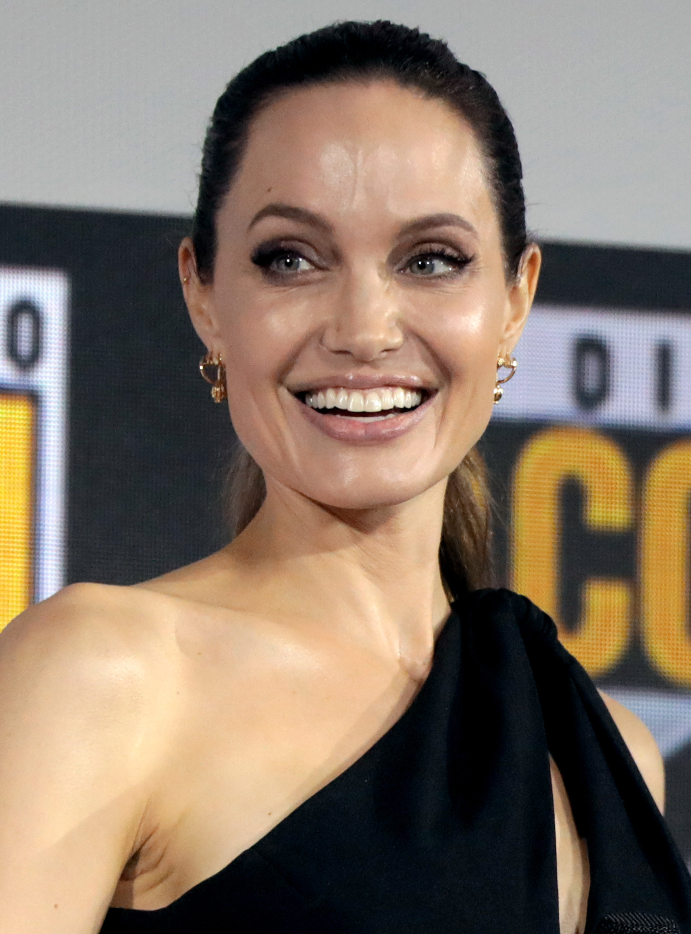
#> input picture img1.jpg, 1382 x 1868 px, found by its file name (shown at 1/2 size); the run also reads 2 pictures not shown here
$ python test_simple_compare.py
#> lines starting #> are read from the running program, lines starting #| are printed output that depends on the picture
#!/usr/bin/env python3
import os
import sys
import cv2
import numpy as np

def detect_face(image_path):
    """Detect a face in the image and return the face region"""
#> called with image_path = 'img1.jpg'
    if not os.path.exists(image_path):
        print(f"❌ Image not found: {image_path}")
        return None

    # Load the image
    img = cv2.imread(image_path)
#> img is the input picture: shape (1868, 1382, 3); mean B, G, R 102.7, 117.5, 133.8
    if img is None:
        print(f"❌ Failed to load image: {image_path}")
        return None

    # Basic OpenCV face detection
    face_cascade = cv2.CascadeClassifier(cv2.data.haarcascades + 'haarcascade_frontalface_default.xml')
    gray = cv2.cvtColor(img, cv2.COLOR_BGR2GRAY)
    faces = face_cascade.detectMultiScale(gray, 1.1, 4)
#> faces = [[345, 211, 769, 769]]

    if len(faces) == 0:
        print(f"❌ No faces detected in {image_path}")
        return None

    # Get the largest face
    max_area = 0
    max_face = None
    for (x, y, w, h) in faces:
        if w*h > max_area:
            max_area = w*h
            max_face = (x, y, w, h)
#> this loop made 1 pass
#> (x, y, w, h, max_area) on pass 1: (345, 211, 769, 769, 591361)
#> after the loop, max_area = 591361

    # Extract face region
    x, y, w, h = max_face
#> x = 345; y = 211; w = 769; h = 769
    face_img = img[y:y+h, x:x+w]

    # Return the detected face
    return face_img

def compare_faces(img1_path, img2_path):
    """Compare two face images using simple histogram comparison"""
    # Detect faces
    face1 = detect_face(img1_path)
    face2 = detect_face(img2_path)
#> call 2 of detect_face, with image_path = 'img2.jpg'
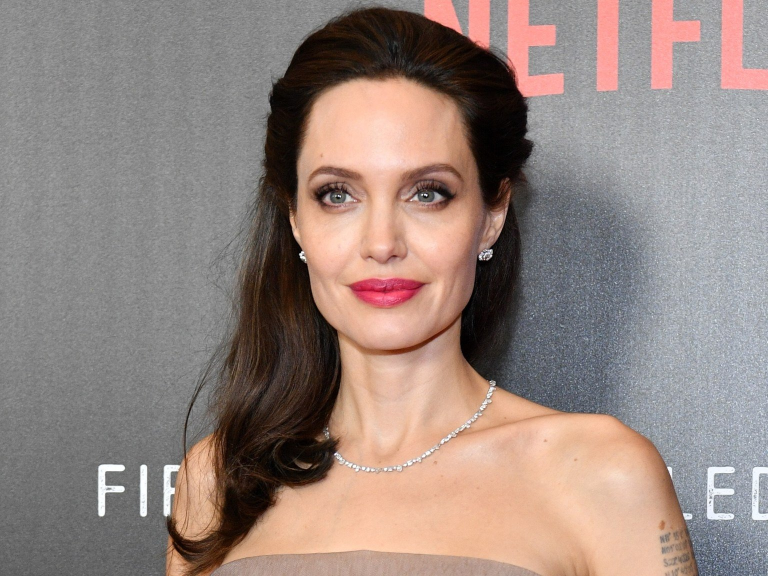
#> input picture img2.jpg, 1536 x 1152 px, found by its file name (shown at 1/2 size)
#> in detect_face, img is the input picture: shape (1152, 1536, 3); mean B, G, R 127.1, 133.4, 149.7
#> in detect_face (call 2), `faces = face_cascade.detectMultiScale(gray, 1.1, 4)`: faces = [[516, 192, 512, 512]]
#> the loop in detect_face (call 2), `for (x, y, w, h) in faces:` made 1 pass
#> (x, y, w, h, max_area) on pass 1: (516, 192, 512, 512, 262144)
#> after the loop in detect_face (call 2), `for (x, y, w, h) in faces:`: max_area = 262144
#> in detect_face (call 2), `x, y, w, h = max_face`: x = 516; y = 192; w = 512

    if face1 is None or face2 is None:
        print("❌ Face detection failed for one or both images")
        return False, 0

    # Resize faces to same size for comparison
    face1 = cv2.resize(face1, (128, 128))
    face2 = cv2.resize(face2, (128, 128))

    # Convert to grayscale
    face1_gray = cv2.cvtColor(face1, cv2.COLOR_BGR2GRAY)
    face2_gray = cv2.cvtColor(face2, cv2.COLOR_BGR2GRAY)
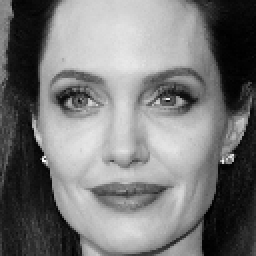
#> face2_gray: shape (128, 128) (shown 2 times larger); min 0, max 251, mean 119.8

    # Calculate histograms
    hist1 = cv2.calcHist([face1_gray], [0], None, [256], [0, 256])
#> hist1 = 256 values, max 226 at index 181, min 0 at index 249, mean 64
    hist2 = cv2.calcHist([face2_gray], [0], None, [256], [0, 256])
#> hist2 = 256 values, max 177 at index 15, min 0 at index 234, mean 64

    # Normalize histograms
    cv2.normalize(hist1, hist1, 0, 1, cv2.NORM_MINMAX)
    cv2.normalize(hist2, hist2, 0, 1, cv2.NORM_MINMAX)

    # Compare histograms
    similarity = cv2.compareHist(hist1, hist2, cv2.HISTCMP_CORREL)
#> similarity = 0.287

    # Determine if same person based on similarity threshold
    threshold = 0.7  # Can be adjusted
    is_same_person = similarity >= threshold
#> is_same_person = False

    # Scale similarity to percentage
    confidence = similarity * 100
#> confidence = 28.69

    return is_same_person, confidence

def test_simple_compare():
    """Test face comparison with a simple method"""
    print("\n=== Simple Face Comparison Test ===")

    # Test 1: Same person (should be similar)
    if os.path.exists("img1.jpg") and os.path.exists("img2.jpg"):
        print("\nTest 1: Comparing same person (img1.jpg vs img2.jpg)")
        is_same, confidence = compare_faces("img1.jpg", "img2.jpg")
#> is_same = False; confidence = 28.69
        print(f"Same person: {'✅ Yes' if is_same else '❌ No'}")
#| Same person: ❌ No
        print(f"Confidence: {confidence:.2f}%")
#| Confidence: 28.69%
    else:
        print("\n❌ Test images not found for Test 1")

    # Test 2: Different people (should be different)
    if os.path.exists("img1.jpg") and os.path.exists("img3.jpg"):
        print("\nTest 2: Comparing different people (img1.jpg vs img3.jpg)")
        is_same, confidence = compare_faces("img1.jpg", "img3.jpg")
#> call 2 of compare_faces, with img1_path = 'img1.jpg', img2_path = 'img3.jpg'
#> call 4 of detect_face, with image_path = 'img3.jpg'
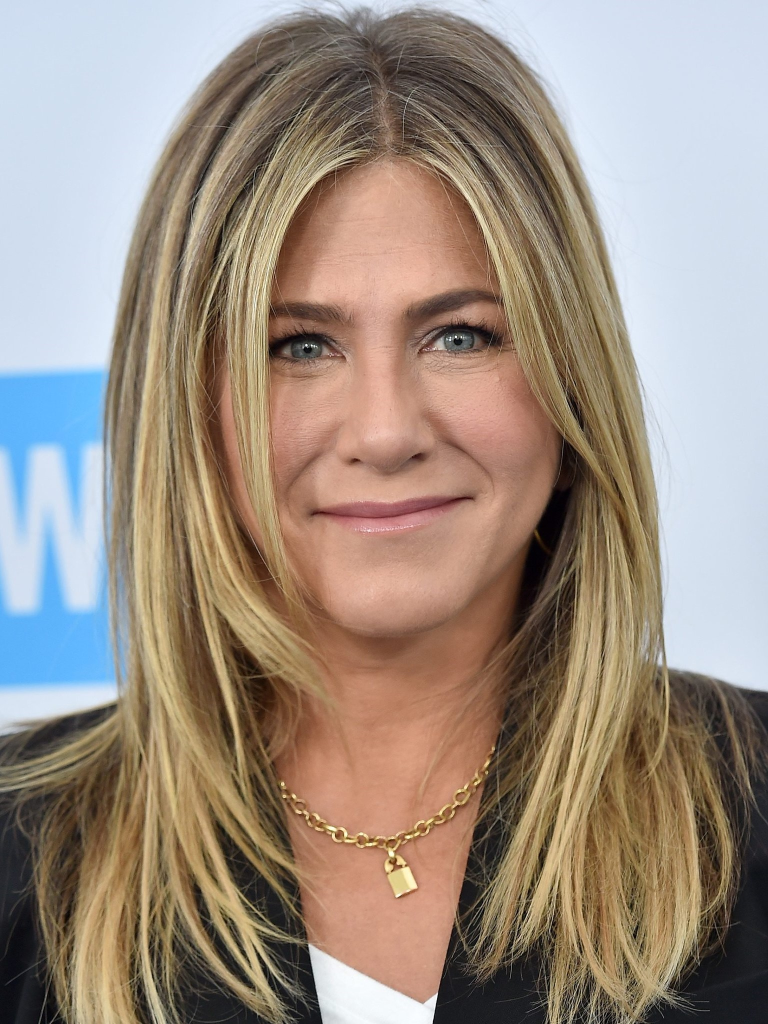
#> input picture img3.jpg, 1536 x 2048 px, found by its file name (shown at 1/2 size)
#> in detect_face, img is the input picture: shape (2048, 1536, 3); mean B, G, R 129.1, 141.5, 155.9
#> in detect_face (call 4), `gray = cv2.cvtColor(img, cv2.COLOR_BGR2GRAY)`:
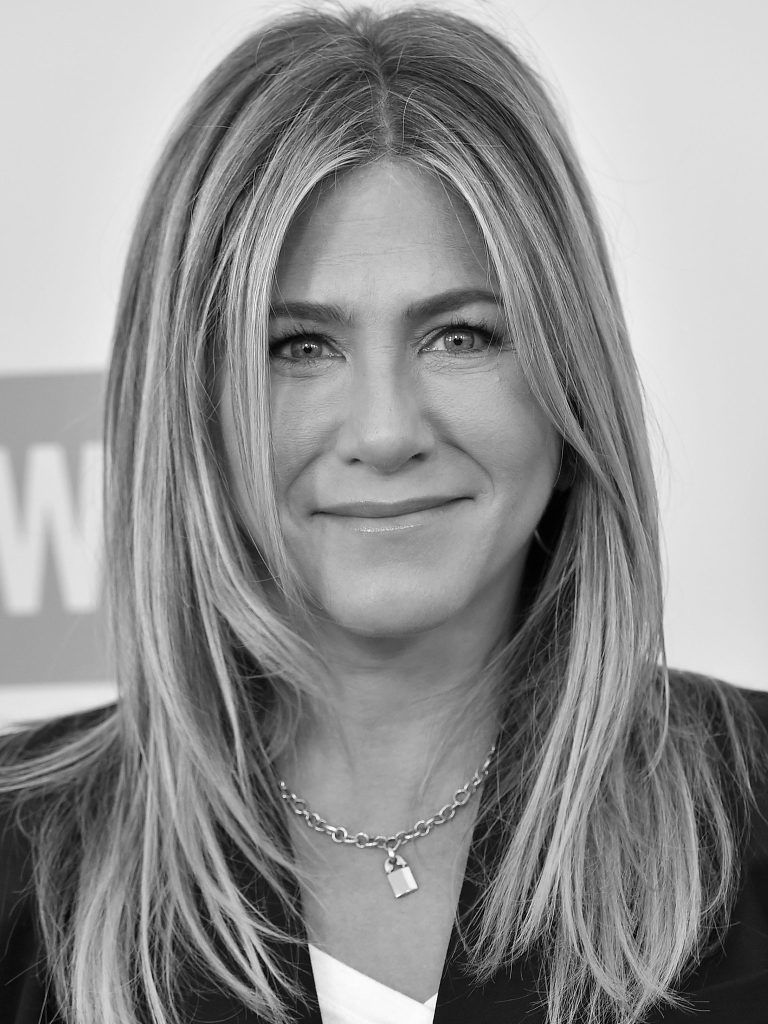
#> gray: shape (2048, 1536) (shown at 1/2 size); min 0, max 255, mean 144.4
#> in detect_face (call 4), `faces = face_cascade.detectMultiScale(gray, 1.1, 4)`: faces = [[888, 1856, 80, 80], [545, 1317, 475, 475], [363, 349, 835, 835]]
#> the loop in detect_face (call 4), `for (x, y, w, h) in faces:` made 3 passes
#> (x, y, w, h, max_area) on passes 1 to 3: (888, 1856, 80, 80, 6400), (545, 1317, 475, 475, 225625), (363, 349, 835, 835, 697225)
#> after the loop in detect_face (call 4), `for (x, y, w, h) in faces:`: max_area = 697225
#> in detect_face (call 4), `x, y, w, h = max_face`: x = 363; y = 349; w = 835
#> in compare_faces (call 2), `face2_gray = cv2.cvtColor(face2, cv2.COLOR_BGR2GRAY)`:
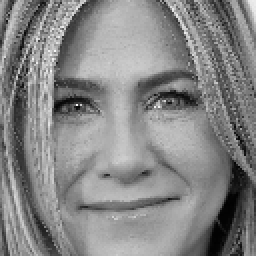
#> face2_gray: shape (128, 128) (shown 2 times larger); min 1, max 251, mean 133.4
#> in compare_faces (call 2), `hist2 = cv2.calcHist([face2_gray], [0], None, [256], [0, 256])`: hist2 = 256 values, max 175 at index 172, min 0 at index 0, mean 64
#> in compare_faces (call 2), `similarity = cv2.compareHist(hist1, hist2, cv2.HISTCMP_CORREL)`: similarity = 0.733
#> in compare_faces (call 2), `is_same_person = similarity >= threshold`: is_same_person = True
#> in compare_faces (call 2), `confidence = similarity * 100`: confidence = 73.26
#> is_same = True; confidence = 73.26
        print(f"Same person: {'✅ Yes' if is_same else '❌ No'}")
#| Same person: ✅ Yes
        print(f"Confidence: {confidence:.2f}%")
#| Confidence: 73.26%
    else:
        print("\n❌ Test images not found for Test 2")

    # Test 3: Compare with detected face
    if os.path.exists("sample_face.jpg") and os.path.exists("detected_face.jpg"):
        print("\nTest 3: Comparing original vs detected (sample_face.jpg vs detected_face.jpg)")
        is_same, confidence = compare_faces("sample_face.jpg", "detected_face.jpg")
#> call 3 of compare_faces, with img1_path = 'sample_face.jpg', img2_path = 'detected_face.jpg'
#> in detect_face (call 6), `gray = cv2.cvtColor(img, cv2.COLOR_BGR2GRAY)`:
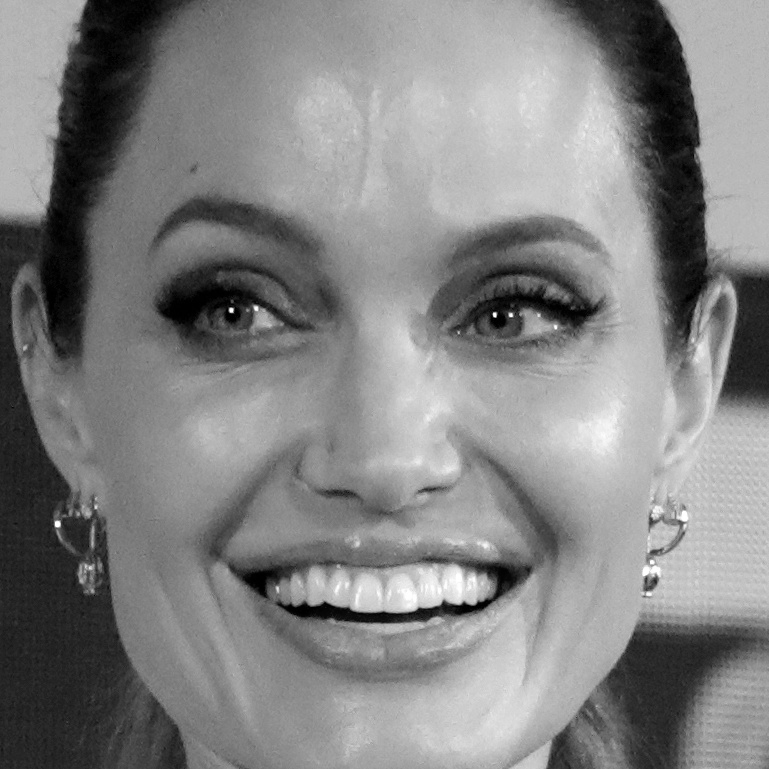
#> gray: shape (769, 769); min 0, max 255, mean 130.5
#> in detect_face (call 6), `faces = face_cascade.detectMultiScale(gray, 1.1, 4)`: faces = [[58, 48, 654, 654]]
#> the loop in detect_face (call 6), `for (x, y, w, h) in faces:` made 1 pass
#> (x, y, w, h, max_area) on pass 1: (58, 48, 654, 654, 427716)
#> after the loop in detect_face (call 6), `for (x, y, w, h) in faces:`: max_area = 427716
#> in detect_face (call 6), `x, y, w, h = max_face`: x = 58; y = 48; w = 654
#> in compare_faces (call 3), `face2_gray = cv2.cvtColor(face2, cv2.COLOR_BGR2GRAY)`:
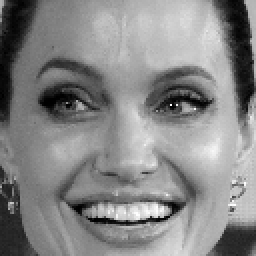
#> face2_gray: shape (128, 128) (shown 2 times larger); min 0, max 255, mean 134.1
#> in compare_faces (call 3), `hist2 = cv2.calcHist([face2_gray], [0], None, [256], [0, 256])`: hist2 = 256 values, max 171 at index 124, min 1 at index 235, mean 64
#> in compare_faces (call 3), `similarity = cv2.compareHist(hist1, hist2, cv2.HISTCMP_CORREL)`: similarity = 0.908
#> in compare_faces (call 3), `confidence = similarity * 100`: confidence = 90.79
#> confidence = 90.79
        print(f"Same person: {'✅ Yes' if is_same else '❌ No'}")
#| Same person: ✅ Yes
        print(f"Confidence: {confidence:.2f}%")
#| Confidence: 90.79%
    else:
        print("\n❌ Test images not found for Test 3")

if __name__ == "__main__":
    test_simple_compare()
